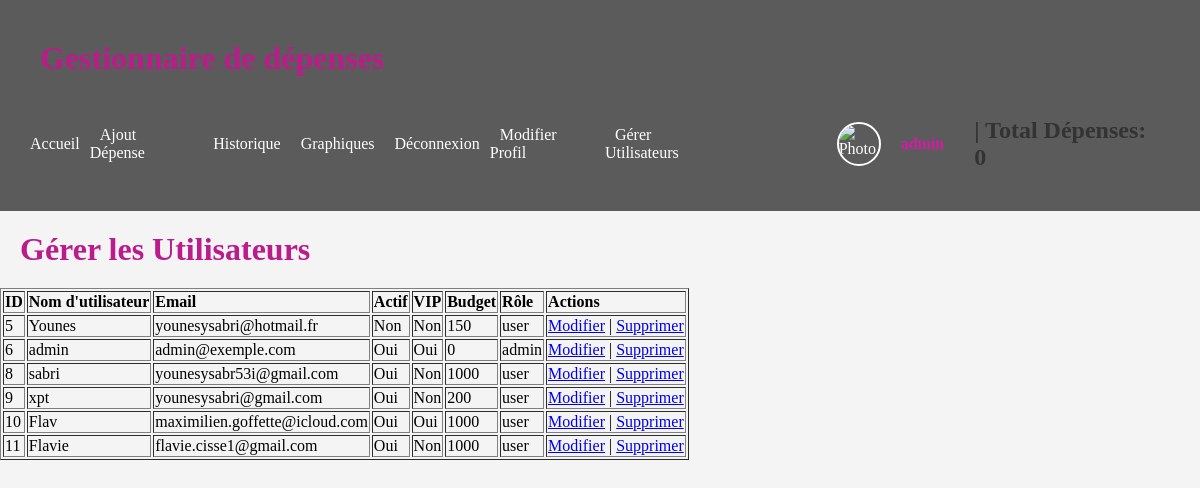
The app's page /manage_users.php (signed in) with its own data.
### tables this page shows
CREATE TABLE IF NOT EXISTS `users` (
  `id` int NOT NULL AUTO_INCREMENT,
  `username` varchar(100) DEFAULT NULL,
  `password` varchar(100) DEFAULT NULL,
  `email` varchar(100) DEFAULT NULL,
  `photo` varchar(255) NOT NULL,
  `ACTIVE` tinyint(1) DEFAULT NULL,
  `VIP` tinyint(1) DEFAULT NULL,
  `budget` int NOT NULL,
  `role` enum('user','admin') NOT NULL DEFAULT 'user',
  `couleur` varchar(8) DEFAULT '#0c1b8c',
  PRIMARY KEY (`id`),
  UNIQUE KEY `username` (`username`)
);

### manage_users.php (the view, shortened to what this page needs)
<?php
include 'connect.php';
$query = "SELECT id, username, email, ACTIVE, VIP, budget, role FROM users";
$result = $conn->query($query);
?>
<!DOCTYPE html>
<html lang="fr">
<head>
    <link rel="stylesheet" href="style.css">
</head>
<header>
    <div class="container">
        <h1>Gestionnaire de dépenses</h1>
        <nav>
            <ul>
                <li><a href="Accueil.php">Accueil</a></li>
                <?php
                if (isset($_SESSION['user_id'])) {
                    echo '<li><a href="Ajout.php">Ajout Dépense</a></li><li><a href="Historique.php">Historique</a></li>';
                    if ($_SESSION['VIP'] == 1) {
                        echo '<li><a href="Graphiques.php">Graphiques</a></li>';
                    }
                    echo '<li><a href="logout.php">Déconnexion</a></li>';
                    echo '<li><a href="profil.php">Modifier Profil</a></li>';
                    if ($_SESSION['role'] === 'admin') {
                        echo '<li><a href="manage_users.php">Gérer Utilisateurs</a></li>';
                    }
                    echo '<li class="user-profile">';
                    echo '<img src="' . $_SESSION['photo'] . '" alt="Photo de profil">';
                    echo '<span class="username">' . $_SESSION['username'] . '</span>';
                    echo '</li>';
                    echo '<div id="totalDepenses"><h2> | Total Dépenses: 0 </h2></div>';
                } else {
                    echo '<li><a href="connexion.html">Connexion</a></li><li><a href="compte.html">Inscription</a></li>';
                }
                ?>
            </ul>
        </nav>
    </div>
</header>
<body>
    <h1>Gérer les Utilisateurs</h1>
    <table border="1">
        <thead>
            <tr>
                <th>ID</th>
                <th>Nom d'utilisateur</th>
                <th>Email</th>
                <th>Actif</th>
                <th>VIP</th>
                <th>Budget</th>
                <th>Rôle</th>
                <th>Actions</th>
            </tr>
        </thead>
        <tbody>
            <?php while ($user = $result->fetch_assoc()) : ?>
                <tr>
                    <td><?php echo $user['id']; ?></td>
                    <td><?php echo htmlspecialchars($user['username']); ?></td>
                    <td><?php echo htmlspecialchars($user['email']); ?></td>
                    <td><?php echo $user['ACTIVE'] ? 'Oui' : 'Non'; ?></td>
                    <td><?php echo $user['VIP'] ? 'Oui' : 'Non'; ?></td>
                    <td><?php echo htmlspecialchars($user['budget']); ?></td>
                    <td><?php echo htmlspecialchars($user['role']); ?></td>
                    <td>
                        <a href="edit_user.php?id=<?php echo $user['id']; ?>">Modifier</a> |
                        <a href="delete_users.php?id=<?php echo $user['id']; ?>" onclick="return confirm('Êtes-vous sûr de vouloir supprimer cet utilisateur ?');">Supprimer</a>
                    </td>
                </tr>
            <?php endwhile; ?>
        </tbody>
    </table>
</body>
</html>

### style.css (style rules this page uses)
.container { max-width: 1200px; padding: 0 20px; margin: 0px auto; }
header { background-color: #5b5b5b; color: #fff; padding: 20px 0; }
body { font-family: 'American Typewriter', serif; margin: 0px; padding: 0px; background-color: #f4f4f4; text-align: left; }
h1 { text-align: left; color: #bc1b8c; margin: 20px; }
nav { text-align: left; margin: 0px; }
nav ul { list-style-type: none; margin: 0; padding: 0; display: flex; align-items: center; }
nav ul li { display: inline; margin-left: auto; }
nav ul li:first-child { margin-left: 0; }
nav ul li a { text-decoration: none; color: #fff; padding: 10px 10px; border-radius: 4px; transition: background-color 0.3s; }
h2 { color: #333; margin-top: 30px; margin : 20px; }
.username { color: #d61aa7; font-weight: bold; margin-right: 10px; }
.user-profile img { width: 40px; height: 40px; border-radius: 50%; object-fit: cover; border: 2px solid #fff; margin-left: 100px; margin-right: 20px; }
.user-profile { display: flex; align-items: center; margin-left: auto; }

### records on screen
users: id "5", username "Younes", email "younesysabri@hotmail.fr", ACTIVE "Non", VIP "Non", budget "150", role "user"
users: id "6", username "admin", email "admin@exemple.com", ACTIVE "Oui", VIP "Oui", budget "0", role "admin"
users: id "8", username "sabri", email "younesysabr53i@gmail.com", ACTIVE "Oui", VIP "Non", budget "1000", role "user"
users: id "9", username "xpt", email "younesysabri@gmail.com", ACTIVE "Oui", shows "Non", budget "200", role "user"
users: id "10", username "Flav", email "maximilien.goffette@icloud.com", ACTIVE "Oui", VIP "Oui", budget "1000", role "user"
users: id "11", username "Flavie", email "flavie.cisse1@gmail.com", ACTIVE "Oui", VIP "Non", budget "1000", role "user"
